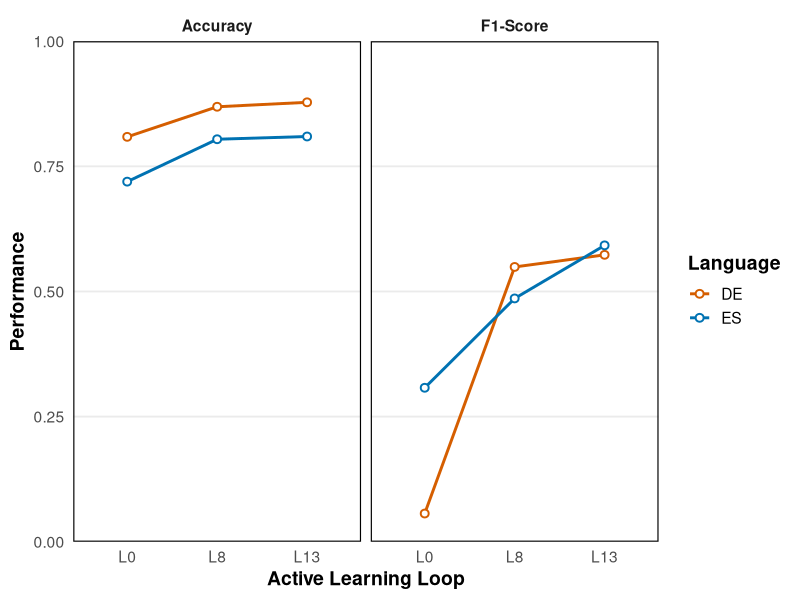
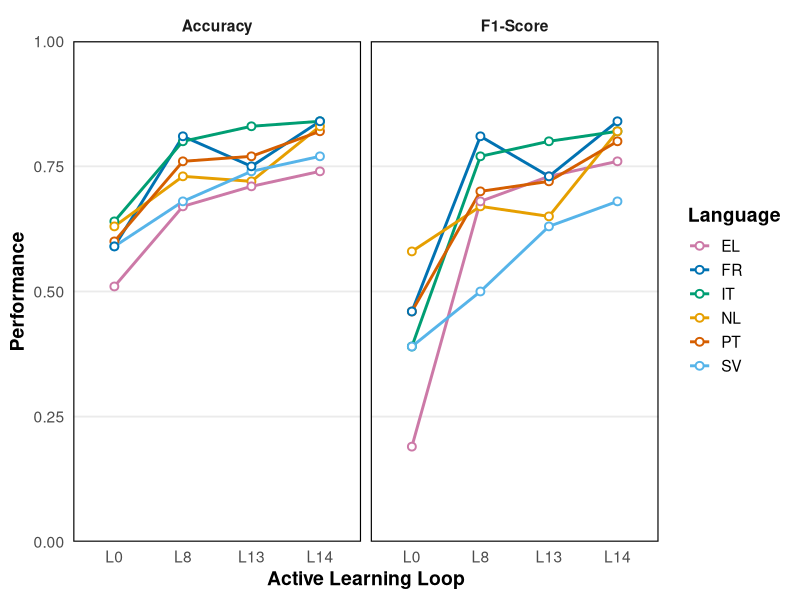

The R script that drew these images, in order:
library(ggplot2)
library(tidyr)
library(dplyr)

# MONOLINGUAL

# Data
df <- data.frame(
  Metric = c("DE-ACC", "DE-F1", "ES-ACC", "ES-F1"),
  L0 = c(0.8089, 0.0564, 0.7194, 0.3076),
  L8 = c(0.8690, 0.5490, 0.8041, 0.4861),
  L13 = c(0.8779, 0.5732, 0.8096, 0.5921)
)

df_long <- pivot_longer(df, cols = c(L0, L8, L13),
                        names_to = "Layer", values_to = "Value")

df_long$Layer <- factor(df_long$Layer, levels = c("L0", "L8", "L13"))

df_long <- df_long %>%
  mutate(
    MetricType = ifelse(grepl("ACC", Metric), "Accuracy", "F1-Score"),
    LegendGroup = sub("-.*", "", Metric)
  )

# Plot
ggplot(df_long, aes(x = Layer, y = Value,
                    color = LegendGroup, group = Metric)) +
  geom_line(linewidth = 1) +
  geom_point(size = 2, shape = 21, fill = "white", stroke = 1) +
  scale_y_continuous(
    limits = c(0, 1),
    expand = c(0, 0)
  ) +
  facet_wrap(~MetricType, ncol = 2) +
  scale_color_manual(values = c(
    "DE" = "#D55E00",
    "ES" = "#0072B2"
  )) +
  labs(
    x = "Active Learning Loop",
    y = "Performance",
    color = "Language"
  ) +
  theme_minimal(base_size = 14) +
  theme(
    legend.position = "right",
    legend.title = element_text(face = "bold"),
    axis.title = element_text(face = "bold"),
    strip.text = element_text(face = "bold"),
    panel.grid.minor = element_blank(),
    panel.grid.major.x = element_blank(),
    panel.border = element_rect(color = "black", fill = NA, linewidth = 0.8)
  )



#CROSSLINGUAL
# Data
df <- data.frame(
  Metric = c("PT-ACC", "PT-F1", "IT-ACC", "IT-F1", "NL-ACC", "NL-F1",
             "EL-ACC", "EL-F1", "SV-ACC","SV-F1", "FR-ACC", "FR-F1"),
  L0 = c(0.60, 0.46, 0.64, 0.39, 0.63, 0.58, 0.51, 0.19, 0.59, 0.39, 0.59, 0.46),
  L8 = c(0.76, 0.70, 0.80, 0.77, 0.73, 0.67, 0.67, 0.68, 0.68, 0.50, 0.81, 0.81),
  L13 = c(0.77, 0.72, 0.83, 0.80, 0.72, 0.65, 0.71, 0.73, 0.74, 0.63, 0.75, 0.73),
  L14 = c(0.82, 0.80, 0.84, 0.82, 0.83, 0.82, 0.74, 0.76, 0.77, 0.68, 0.84, 0.84)
)

df_long <- pivot_longer(df, cols = c(L0, L8, L13, L14),
                        names_to = "Layer", values_to = "Value")

df_long$Layer <- factor(df_long$Layer, levels = c("L0", "L8", "L13", "L14"))

df_long <- df_long %>%
  mutate(
    MetricType = ifelse(grepl("ACC", Metric), "Accuracy", "F1-Score"),
    LegendGroup = sub("-.*", "", Metric)
  )

# Plot
ggplot(df_long, aes(x = Layer, y = Value,
                    color = LegendGroup, group = Metric)) +
  geom_line(linewidth = 1) +
  geom_point(size = 2, shape = 21, fill = "white", stroke = 1) +
  scale_y_continuous(
    limits = c(0, 1),
    expand = c(0, 0)
  ) +
  facet_wrap(~MetricType, ncol = 2) +
  scale_color_manual(values = c(
    "PT" = "#D55E00",
    "IT" = "#009E73",
    "FR" = "#0072B2",
    "NL" = "#E69F00",
    "SV" = "#56B4E9",
    "EL" = "#CC79A7"
  )) +
  labs(
    x = "Active Learning Loop",
    y = "Performance",
    color = "Language"
  ) +
  theme_minimal(base_size = 14) +
  theme(
    legend.position = "right",
    legend.title = element_text(face = "bold"),
    axis.title = element_text(face = "bold"),
    strip.text = element_text(face = "bold"),
    panel.grid.minor = element_blank(),
    panel.grid.major.x = element_blank(),
    panel.border = element_rect(color = "black", fill = NA, linewidth = 0.8)
  )
